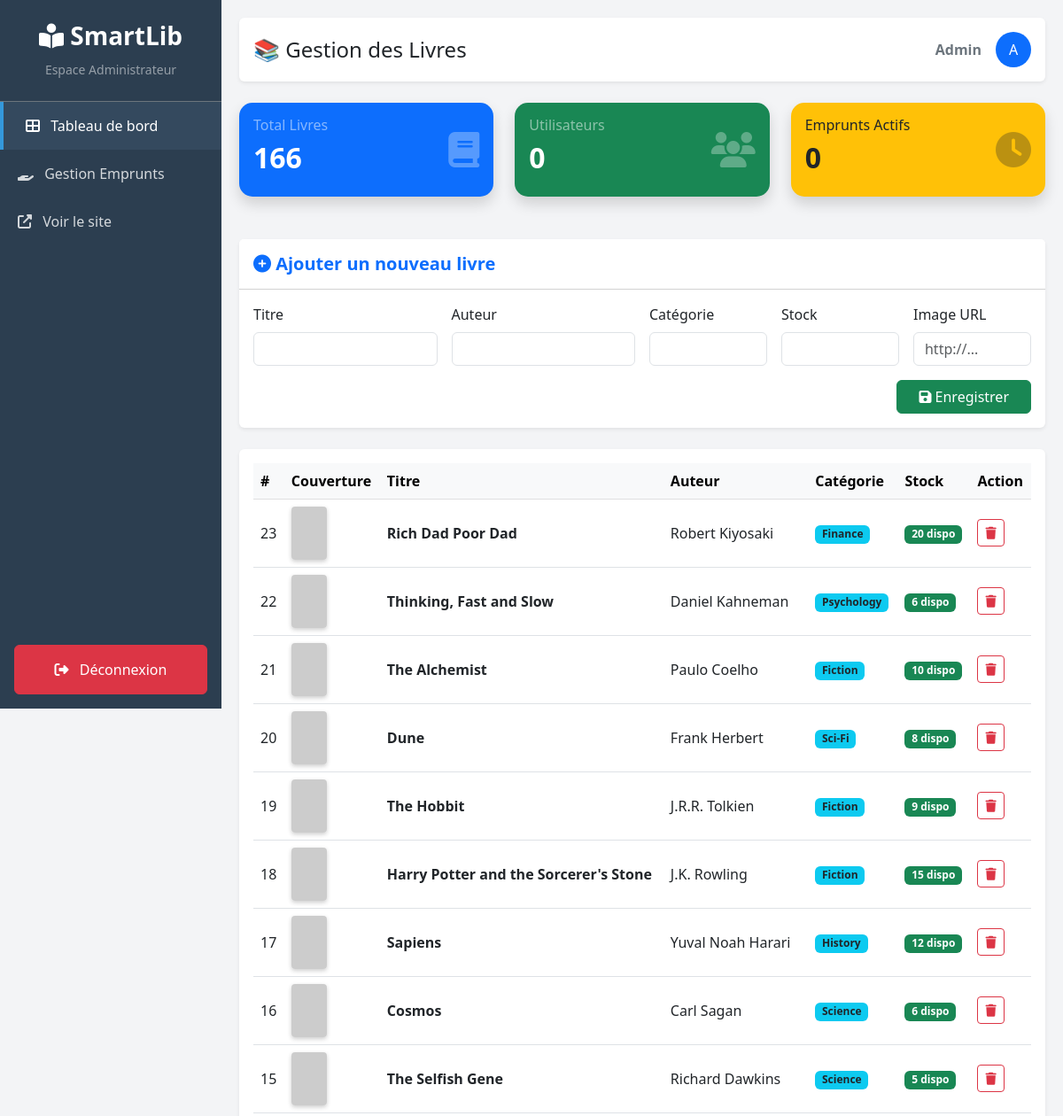
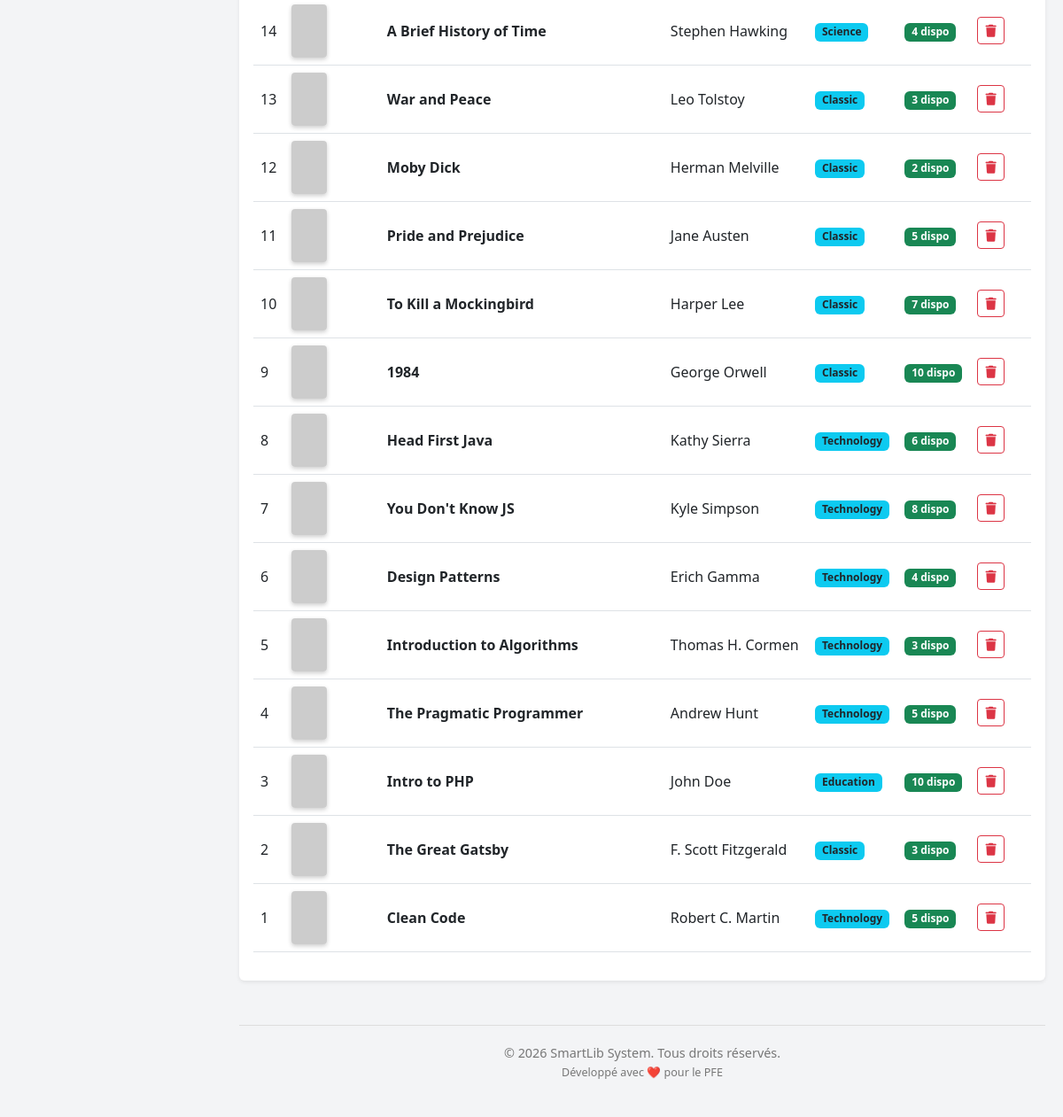
Page /admin/dashboard.php (signed in) on the committed database (2 pictures, top to bottom).
### tables this page shows
CREATE TABLE books (
    id INT AUTO_INCREMENT PRIMARY KEY,
    title VARCHAR(255) NOT NULL,
    author VARCHAR(100) NOT NULL,
    category VARCHAR(50),
    stock INT DEFAULT 0,
    created_at TIMESTAMP DEFAULT CURRENT_TIMESTAMP
);

### admin/dashboard.php (the view, shortened to what this page needs)
<?php
require '../config/db.php';
 $total_books = mysqli_fetch_assoc(mysqli_query($conn, "SELECT SUM(stock) as count FROM books"))['count'];
 $total_users = mysqli_fetch_assoc(mysqli_query($conn, "SELECT COUNT(*) as count FROM users WHERE role='user'"))['count'];
 $active_borrows = mysqli_fetch_assoc(mysqli_query($conn, "SELECT COUNT(*) as count FROM borrowings WHERE status='borrowed'"))['count'];
 $books = mysqli_query($conn, "SELECT * FROM books ORDER BY id DESC");
?>
<!DOCTYPE html>
<html lang="fr">
<head>
    <link href="https://cdn.jsdelivr.net/npm/bootstrap@5.3.0/dist/css/bootstrap.min.css" rel="stylesheet">
    <link rel="stylesheet" href="https://cdnjs.cloudflare.com/ajax/libs/font-awesome/6.4.0/css/all.min.css">
</head>
<body>
    <div class="sidebar d-flex flex-column">
        <div class="p-4 text-center border-bottom border-secondary">
            <h3 class="fw-bold"><i class="fas fa-book-reader"></i> SmartLib</h3>
            <small class="text-white-50">Espace Administrateur</small>
        </div>
        <a href="dashboard.php" class="active"><i class="fas fa-th-large me-2"></i> Tableau de bord</a>
        <a href="borrowings.php"><i class="fas fa-hand-holding me-2"></i> Gestion Emprunts</a>
        <a href="../index.php" target="_blank"><i class="fas fa-external-link-alt me-2"></i> Voir le site</a>
        <div class="mt-auto p-3">
            <a href="../logout.php" class="btn btn-danger w-100 text-white"><i class="fas fa-sign-out-alt me-2"></i> Déconnexion</a>
        </div>
    </div>
    <div class="main-content">
        <div class="d-flex justify-content-between align-items-center mb-4 bg-white p-3 rounded shadow-sm">
            <h4 class="m-0 text-dark">📚 Gestion des Livres</h4>
            <div class="d-flex align-items-center">
                <span class="me-3 fw-bold text-secondary">Admin</span>
                <div class="bg-primary text-white rounded-circle d-flex align-items-center justify-content-center" style="width: 40px; height: 40px;">A</div>
            </div>
        </div>
        <div class="row g-4 mb-5">
            <div class="col-md-4">
                <div class="card stat-card bg-primary text-white p-3 shadow">
                    <div class="d-flex justify-content-between align-items-center">
                        <div><h6 class="text-white-50">Total Livres</h6><h2 class="fw-bold"><?php echo $total_books ? $total_books : 0; ?></h2></div>
                        <i class="fas fa-book icon-box"></i>
                    </div>
                </div>
            </div>
            <div class="col-md-4">
                <div class="card stat-card bg-success text-white p-3 shadow">
                    <div class="d-flex justify-content-between align-items-center">
                        <div><h6 class="text-white-50">Utilisateurs</h6><h2 class="fw-bold"><?php echo $total_users; ?></h2></div>
                        <i class="fas fa-users icon-box"></i>
                    </div>
                </div>
            </div>
            <div class="col-md-4">
                <div class="card stat-card bg-warning text-dark p-3 shadow">
                    <div class="d-flex justify-content-between align-items-center">
                        <div><h6 class="text-dark-50">Emprunts Actifs</h6><h2 class="fw-bold"><?php echo $active_borrows; ?></h2></div>
                        <i class="fas fa-clock icon-box"></i>
                    </div>
                </div>
            </div>
        </div>
        <div class="card shadow-sm border-0 mb-4">
            <div class="card-header bg-white py-3"><h5 class="m-0 fw-bold text-primary"><i class="fas fa-plus-circle"></i> Ajouter un nouveau livre</h5></div>
            <div class="card-body">
                <form method="POST" class="row g-3">
                    <div class="col-md-3"><label class="form-label">Titre</label><input type="text" name="title" class="form-control" required></div>
                    <div class="col-md-3"><label class="form-label">Auteur</label><input type="text" name="author" class="form-control" required></div>
                    <div class="col-md-2"><label class="form-label">Catégorie</label><input type="text" name="category" class="form-control" required></div>
                    <div class="col-md-2"><label class="form-label">Stock</label><input type="number" name="stock" class="form-control" required></div>
                    <div class="col-md-2"><label class="form-label">Image URL</label><input type="text" name="cover_url" class="form-control" placeholder="http://..."></div>
                    <div class="col-12 text-end"><button type="submit" name="add_book" class="btn btn-success px-4"><i class="fas fa-save"></i> Enregistrer</button></div>
                </form>
            </div>
        </div>
        <div class="card shadow-sm border-0">
            <div class="card-body">
                <div class="table-responsive">
                    <table class="table table-hover align-middle">
                        <thead class="table-light">
                            <tr><th>#</th><th>Couverture</th><th>Titre</th><th>Auteur</th><th>Catégorie</th><th>Stock</th><th>Action</th></tr>
                        </thead>
                        <tbody>
                            <?php while($row = mysqli_fetch_assoc($books)): ?>
                            <tr>
                                <td><?php echo $row['id']; ?></td>
                                <td><img src="<?php echo !empty($row['cover_url']) ? $row['cover_url'] : 'https://placehold.co/40x60?text=No+Img'; ?>" class="book-cover" alt="Cover"></td>
                                <td class="fw-bold"><?php echo $row['title']; ?></td>
                                <td><?php echo $row['author']; ?></td>
                                <td><span class="badge bg-info text-dark"><?php echo $row['category']; ?></span></td>
                                <td><span class="badge <?php echo $row['stock'] > 0 ? 'bg-success' : 'bg-danger'; ?>"><?php echo $row['stock']; ?> dispo</span></td>
                                <td><a href="delete_book.php?id=<?php echo $row['id']; ?>" class="btn btn-sm btn-outline-danger" onclick="return confirm('Supprimer ce livre ?')"><i class="fas fa-trash"></i></a></td>
                            </tr>
                            <?php endwhile; ?>
                        </tbody>
                    </table>
                </div>
            </div>
        </div>
        <footer class="text-center">
            &copy; <?php echo date('Y'); ?> SmartLib System. Tous droits réservés. <br>
            <small>Développé avec ❤️ pour le PFE</small>
        </footer>
    </div>
</body>
</html>

### admin/dashboard.php (style rules this page uses)
body { background-color: #f3f4f6; overflow-x: hidden; }
.sidebar { min-height: 100vh; background: #2c3e50; color: white; position: fixed; width: 250px; }
.sidebar a { color: rgba(255,255,255,0.8); text-decoration: none; padding: 15px 20px; display: block; transition: 0.3s; }
.sidebar a:hover, .sidebar a.active { background: #34495e; color: white; border-left: 4px solid #3498db; padding-left: 25px; }
.main-content { margin-left: 250px; padding: 20px; }
.stat-card { border: none; border-radius: 15px; transition: transform 0.3s; }
.icon-box { font-size: 2.5rem; opacity: 0.3; }
.book-cover { width: 40px; height: 60px; object-fit: cover; border-radius: 4px; box-shadow: 0 2px 5px rgba(0,0,0,0.2); }
footer { margin-top: 50px; padding: 20px; border-top: 1px solid #ddd; color: #777; font-size: 0.9rem; }

### rows in the picture
books: id "23", title "Rich Dad Poor Dad", author "Robert Kiyosaki", category "Finance", stock "20"
books: id "22", title "Thinking, Fast and Slow", author "Daniel Kahneman", category "Psychology", stock "6"
books: id "21", title "The Alchemist", author "Paulo Coelho", category "Fiction", stock "10"
books: id "20", title "Dune", author "Frank Herbert", category "Sci-Fi", stock "8"
books: id "19", title "The Hobbit", author "J.R.R. Tolkien", category "Fiction", stock "9"
books: id "18", title "Harry Potter and the Sorcerer's Stone", author "J.K. Rowling", category "Fiction", stock "15"
books: id "17", title "Sapiens", author "Yuval Noah Harari", category "History", stock "12"
books: id "16", title "Cosmos", author "Carl Sagan", category "Science", stock "6"
books: id "15", title "The Selfish Gene", author "Richard Dawkins", category "Science", stock "5"
books: id "14", title "A Brief History of Time", author "Stephen Hawking", category "Science", stock "4"
books: id "13", title "War and Peace", author "Leo Tolstoy", category "Classic", stock "3"
books: id "12", title "Moby Dick", author "Herman Melville", category "Classic", stock "2"
books: id "11", title "Pride and Prejudice", author "Jane Austen", category "Classic", stock "5"
books: id "10", title "To Kill a Mockingbird", author "Harper Lee", category "Classic", stock "7"
books: id "9", title "1984", author "George Orwell", category "Classic", stock "10"
books: id "8", title "Head First Java", author "Kathy Sierra", category "Technology", stock "6"
books: id "7", title "You Don't Know JS", author "Kyle Simpson", category "Technology", stock "8"
books: id "6", title "Design Patterns", author "Erich Gamma", category "Technology", stock "4"
books: id "5", title "Introduction to Algorithms", author "Thomas H. Cormen", category "Technology", stock "3"
books: id "4", title "The Pragmatic Programmer", author "Andrew Hunt", category "Technology", stock "5"
books: id "3", title "Intro to PHP", author "John Doe", category "Education", stock "10"
books: id "2", title "The Great Gatsby", author "F. Scott Fitzgerald", category "Classic", stock "3"
books: id "1", title "Clean Code", author "Robert C. Martin", category "Technology", stock "5"

### other values in the picture
$total_books "166"
$total_users "0"
$active_borrows "0"
